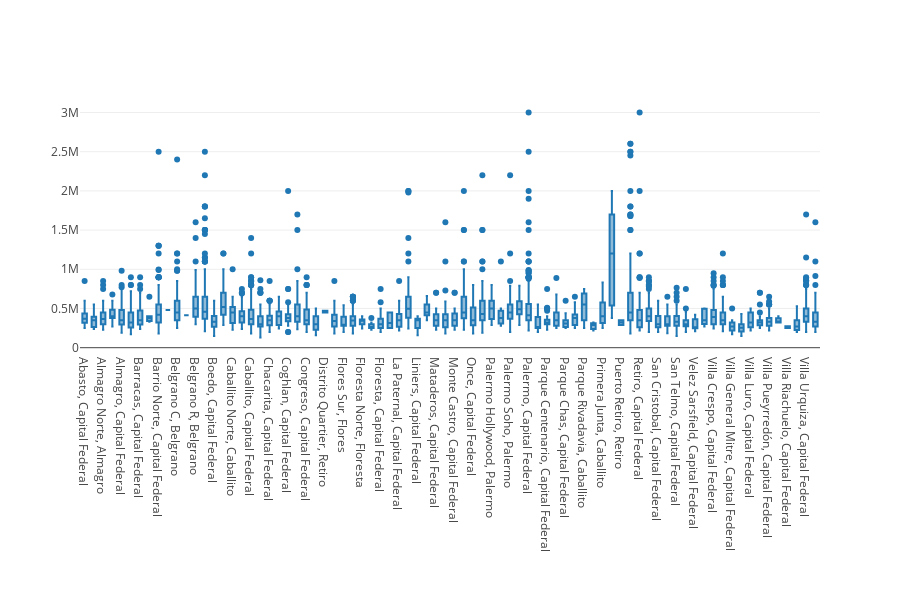

Notebook code cell kept with this figure:
### Code cell
fig = go.Figure()
fig.add_trace(go.Box(x = df_ars["Location"],y = df_ars["Price"]))
fig.update_layout(template = None, height = 600, margin = {'b':250})
fig.update_xaxes(type = "category")

### Figure 1 — Plotly figure (JSON) as saved in the notebook; plotly's stock layout.template omitted (floating-point values rounded to 4 significant figures; data arrays with more than 128 entries replaced by an {"elided": "..."} marker saying what was removed)
{"data": [{"type": "box", "x": {"elided": "5004 str values"}, "y": {"elided": "5004 int values"}}], "layout": {"height": 600, "margin": {"b": 250}, "xaxis": {"type": "category"}}}
